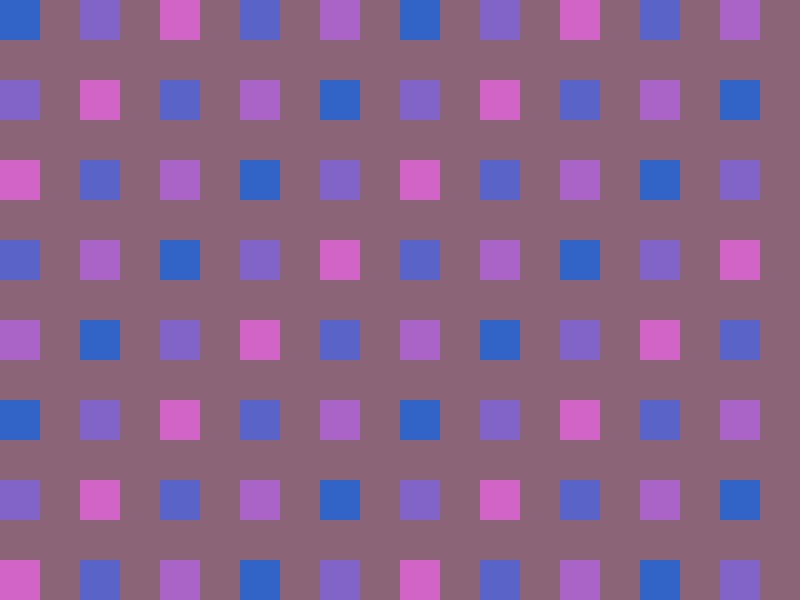
#> input picture backend/media_storage/04a12553-8430-4a4e-a82d-81cd987dbcfd.jpg, 800 x 600 px
$ python -i seed_agency_template_backgrounds.py   (imports and definitions only)
#> lines starting #> are read from the running program, lines starting #| are printed output that depends on the picture
"""PIL v2 placeholder backgrounds — light upgrade pass.

Replaces the v1 simple-gradient placeholders with more design-y procedural
art per the Sprint 20 Phase 0 interim brief. Realistic target: 7-7.5/10
on AI vision. The real path to 8-9/10 is still replacing these with
hand-designed Canva/Figma PNGs dropped into the same folder.

Techniques used:
  * Perlin-ish multi-octave noise for organic paper grain
  * Vertical+radial gradient blends for depth
  * Halftone dot patterns (kept SUBTLE so they don't read as confetti)
  * Foil-effect diagonal gradient stripes for luxury accents
  * Checker borders (classic diner)
  * Jersey/scoreboard stripes (game day)
  * Coastal wave bands (seafood)
  * Subtle inner vignette on EVERY template

Run from /app/backend:
    python scripts/seed_agency_template_backgrounds.py
"""
from __future__ import annotations

import math
import os
import random
import sys

sys.path.insert(0, os.path.dirname(os.path.dirname(os.path.abspath(__file__))))

from PIL import Image, ImageDraw, ImageFilter, ImageChops

BACKGROUNDS_DIR = os.path.join(
    os.path.dirname(os.path.dirname(os.path.abspath(__file__))),
    "agency_templates", "backgrounds",
)
# [1 line not run here, left out]

W = H = 1024


# ---------------------- low-level texture helpers ----------------------

# [81 lines left out: functions _vertical_gradient, _radial_gradient, _diagonal_gradient, _grain, _paper_texture, not called in this run]


def _inner_vignette(im: Image.Image, strength=0.55) -> None:
    """Soft darken at the corners — universal "designed" feel."""
    vig = Image.new("L", (W, H), 0)
    d = ImageDraw.Draw(vig)
    d.ellipse((-200, -200, W + 200, H + 200), fill=255)
    vig = vig.filter(ImageFilter.GaussianBlur(180))
    overlay = Image.new("RGB", (W, H), (0, 0, 0))
    im.paste(overlay, (0, 0), ImageChops.invert(vig).point(lambda v: int(v * strength)))


# [200 lines left out: functions _halftone_dots, _checker_border, _jersey_stripes, _coastal_waves, _foil_sheen, _bg_burger_poster and 5 more, not called in this run]


_RECIPES = {
    "burger-poster-01.png": _bg_burger_poster,
    "seafood-special-01.png": _bg_seafood_special,
    "game-day-promo-01.png": _bg_game_day_promo,
    "classic-diner-01.png": _bg_classic_diner,
    "luxury-dark-01.png": _bg_luxury_dark,
    "bold-social-01.png": _bg_bold_social,
}


# [11 lines left out: function main, not called in this run]


# [2 lines not run here, left out]

>>> import cv2
>>> picture = cv2.imread('../media_storage/04a12553-8430-4a4e-a82d-81cd987dbcfd.jpg', cv2.IMREAD_GRAYSCALE)
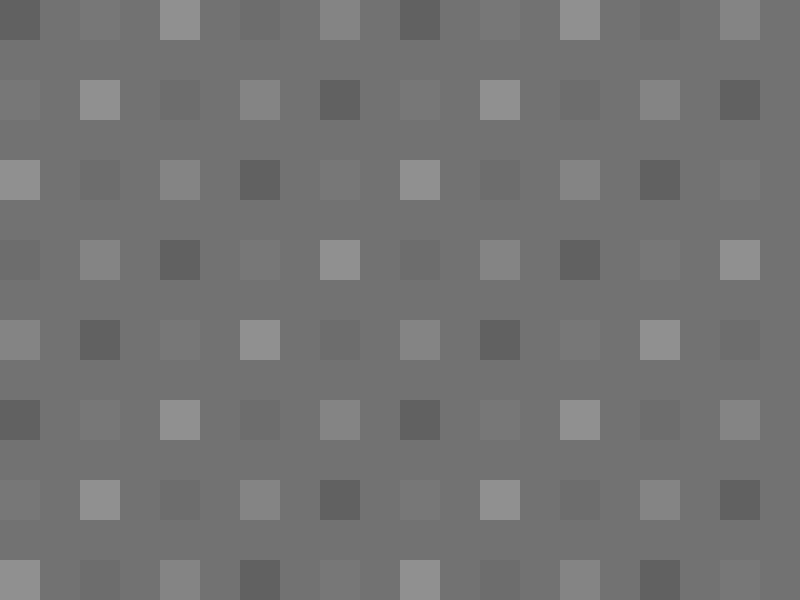
#> picture: shape (600, 800); min 96, max 144, mean 115.6
>>> result = _inner_vignette(picture)
#> in _inner_vignette, `vig = Image.new("L", (W, H), 0)`: vig: PIL image 1024x1024 L; every value is 0
#> in _inner_vignette, `vig = vig.filter(ImageFilter.GaussianBlur(180))`:
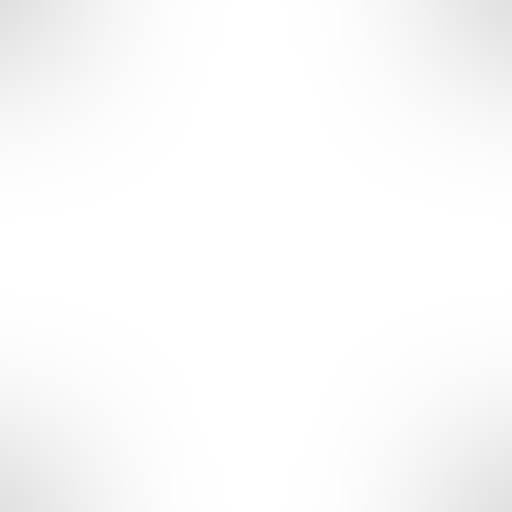
#> vig: PIL image 1024x1024 L (shown at 1/2 size); min 223, max 255, mean 251
#> in _inner_vignette, `overlay = Image.new("RGB", (W, H), (0, 0, 0))`: overlay: PIL image 1024x1024 RGB; every value is 0
#> (the run stopped early here; a loop or call above may not have finished)
